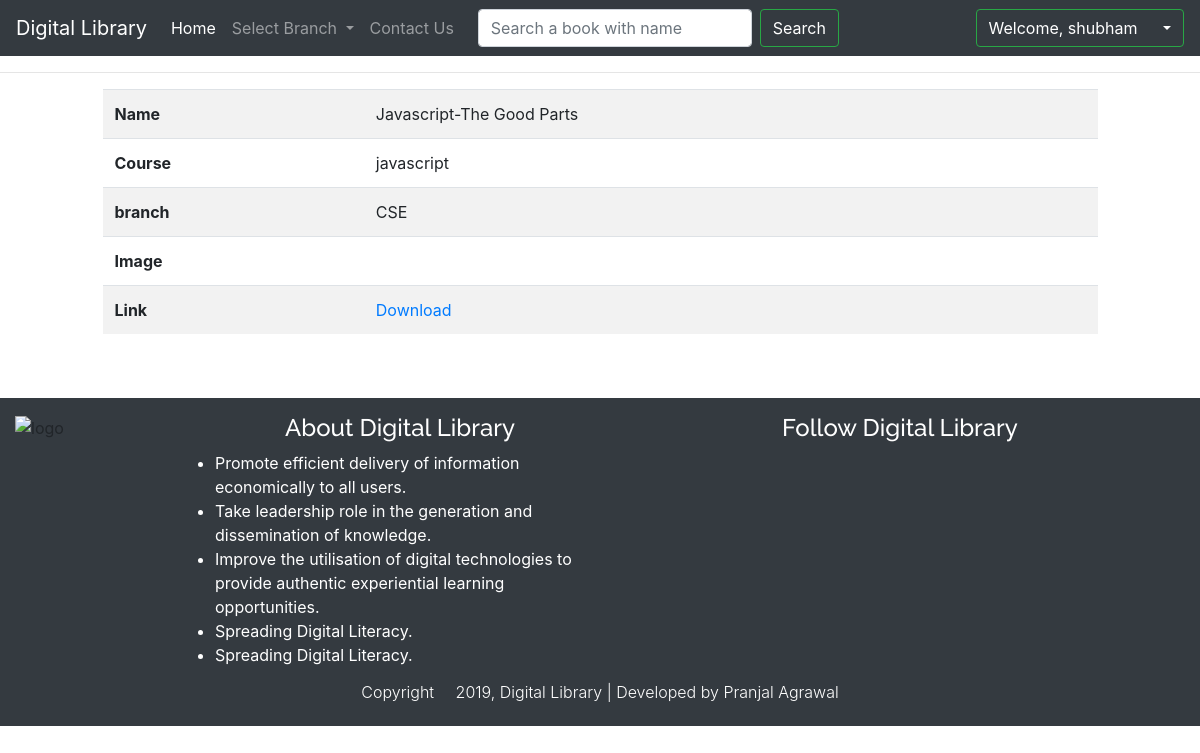
Screenshot of /library/book/1 (signed in) with the database file from the repository.
### dlibrary/models.py (models this page shows, shortened)
class Book(models.Model):
    name = models.CharField(max_length=100)
    course = models.CharField(max_length=100)
    branch = models.ForeignKey(Branch, on_delete=models.CASCADE)
    image = models.ImageField(upload_to="images//", validators=[validate_img], null=True)
    attachment = models.FileField(upload_to="docs//", null=True, blank=True)

class Branch(models.Model):
    name = models.CharField(max_length=100)
    def __str__(self):
        return self.name

### dlibrary/views.py (the view)
# urls.py: url('^book/(?P<pk>[0-9]+)$', views.BookDetail.as_view(), name='bdet'),
@method_decorator(login_required, name='dispatch')
class BookDetail(DetailView):
    model = Book

### dlibrary/myctxproc.py (called while the page is built)
def ctxproc(request):
    st = None
    stList = Suser.objects.filter(user=request.user.id)
    if len(stList) > 0:
        st = stList[0]
    return {'student': st}

### dlibrary/templates/dlibrary/book_detail.html (shortened to what this page needs)
{% extends 'base.html' %}
{% load static %}
{% block content %}
<hr>
<div class="row">
<div class="col-sm-10 offset-sm-1">
    <table class="table table-striped">
        <tr><th>Name</th><td>{{object.name}}</td></tr>
        <tr><th>Course</th><td>{{ object.course }}</td></tr>
        <tr><th>branch</th><td>{{object.branch}}</td></tr>
        <tr><th>Image</th><td><img src="/media/{{object.image}}" alt=""></td></tr>
        <tr><th>Link</th><td><a href="/media/{{object.attachment}}">Download</a></td></tr>
    </table>
</div>
</div>
{% endblock %}

### dlibrary/templates/base.html (shortened to what this page needs)
{% load static %}
<!DOCTYPE html>
<html lang="en">
<head>
    <link rel="stylesheet" href="{% static 'vendor/bs/css/bootstrap.min.css' %}" type="text/css">
    <link rel="stylesheet" href="{% static 'vendor/fa/css/all.css' %}">
    <link rel="stylesheet" href="{% static 'style.css' %} " type="text/css">
</head>
<body class="bimg">
<div class="hja">
<nav class="navbar navbar-expand-lg navbar-dark bg-dark">
  <a class="navbar-brand" href="{% url 'hme' %}">Digital Library</a>
  <div class="collapse navbar-collapse" id="navbarSupportedContent">
    <ul class="navbar-nav">
      <li class="nav-item active">
        <a class="nav-link" href="{% url 'hme' %}">Home <span class="sr-only">(current)</span></a>
      </li>
      <li class="nav-item dropdown">
        <a class="nav-link dropdown-toggle" href="#" id="navbarDropdown" role="button" data-toggle="dropdown" aria-haspopup="true" aria-expanded="false">
          Select Branch
        </a>
      </li>
      <li class="nav-item">
        <a class="nav-link" href="{% url 'feed' %}">Contact Us</a>
      </li>
    </ul>
      <div class="mbile mr-auto ml-3">
        <form class="form-inline my-2 my-lg-0" action="{% url 'blist' %}">
          <input class="form-control mr-sm-2" type="search" placeholder="Search a book with name" name="si" aria-label="Search">
          <button  class="btn btn-outline-success my-2 my-sm-0 text-white" type="submit">
              Search
          </button>
        </form>
      </div>
      <div class="mbile ml-auto">
          {% if user.is_authenticated %}
              <div class="dropdown">
                  <button class="btn btn-outline-success dropdown-toggle text-white" type="button" id="dropdownMenuButton" data-toggle="dropdown" aria-haspopup="true" aria-expanded="false">
                    Welcome, {{ user }} <span><i class="fa fa-user"></i></span>
                  </button>
              </div>
          {% endif %}
      </div>
  </div>
</nav>
{% block content %}
{% endblock %}
 <div class="container-fluid footer pb-3 mt-5 bg-dark">
    <div class="row pt-3">
        <div class="col-sm-2">
            <img class="img-fluid" src="{% static 'images/logo1.png' %}" alt="logo">
        </div>
        <div class="col-sm-4 d-flex justify-content-center">
            <div>
                <h4 class="text-center text-white" style="font-family: 'Raleway', sans-serif";>About Digital Library</h4>
                <ul class="list-group border-0 mt-2">
					<li class="list-group-item-text bg-dark text-white">
                        Promote efficient delivery of information economically to all users.
                    </li>
					<li class="list-group-item-text bg-dark text-white">
                        Take leadership role in the generation and dissemination of knowledge.
                    </li>
					<li class="list-group-item-text bg-dark text-white">
                        Improve the utilisation of digital technologies to provide authentic experiential learning opportunities.
                    </li>
					<li class="list-group-item-text bg-dark text-white">
                        Spreading Digital Literacy.
                    </li>
                    <li class="list-group-item-text bg-dark text-white">
                        Spreading Digital Literacy.
                    </li>
				</ul>
            </div>
        </div>
        <div class="col-sm-6">
            <h4 class="text-center text-white" style="font-family: 'Raleway', sans-serif";>Follow Digital Library</h4>
            <div class="d-flex justify-content-center mt-5">
                <a class="pr-4 link1" href="#"><i class="fab fa-3x fa-facebook"></i></a>
                <a class="pr-4 link1" href="#"><i class="fab fa-3x fa-twitter"></i></a>
                <a class="pr-4 link2" href="#"><i class="fab fa-3x fa-youtube"></i></a>
                <a class="pr-4 link2" href="#"><i class="fab fa-3x fa-google-plus"></i></a>
                <a class="pr-4 link2" href="#"><i class="fab fa-3x fa-pinterest"></i></a>
                <a class="pr-4 link3" href="#"><i class="fab fa-3x fa-instagram"></i></a>
            </div>
        </div>
    </div>
    <h6 class="text-center text-white sd mt-3 font-weight-light">
        Copyright <i class="fa fa-1x fa-copyright"></i> 2019, Digital Library | Developed by Pranjal Agrawal
    </h6>
    </div>
</div>
</body>
</html>

### dlibrary/static/style.css (style rules this page uses)
.bimg { background-image: url("images/banner4.jpg"); background-repeat: repeat-x; background-size: cover; }
.footer { background-repeat: repeat-x; background-size: cover; }
.link1,.link2,.link3 { color: white; }
.mbile { justify-content: center; display: flex; }

### rows the page displays
Book: name "Javascript-The Good Parts", course "javascript", branch "CSE"

### other values shown
{{ user }} "shubham"
